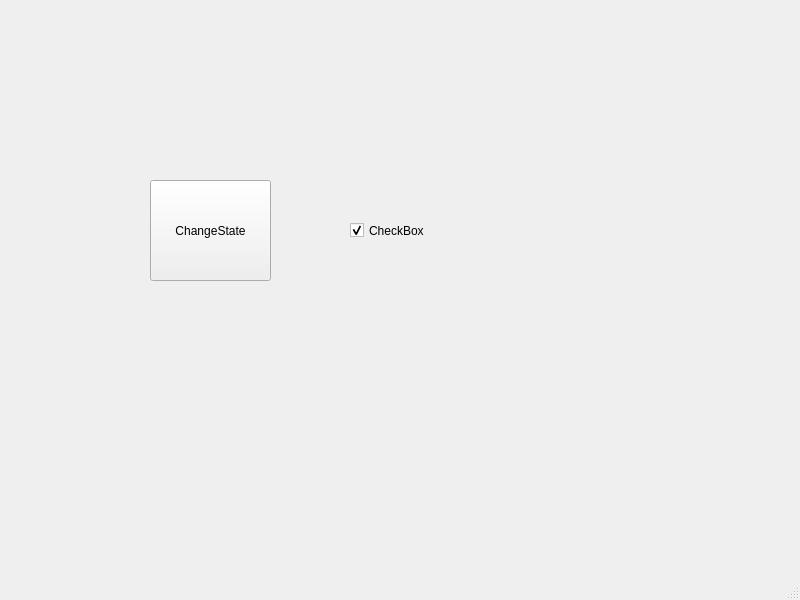
<?xml version="1.0" encoding="UTF-8"?>
<ui version="4.0">
 <class>MainWindow</class>
 <widget class="QMainWindow" name="MainWindow">
  <property name="geometry">
   <rect>
    <x>0</x>
    <y>0</y>
    <width>800</width>
    <height>600</height>
   </rect>
  </property>
  <property name="windowTitle">
   <string>MainWindow</string>
  </property>
  <widget class="QWidget" name="centralwidget">
   <widget class="QPushButton" name="pb_changeState">
    <property name="geometry">
     <rect>
      <x>150</x>
      <y>180</y>
      <width>121</width>
      <height>101</height>
     </rect>
    </property>
    <property name="text">
     <string>ChangeState</string>
    </property>
   </widget>
   <widget class="QCheckBox" name="cb_test">
    <property name="geometry">
     <rect>
      <x>350</x>
      <y>190</y>
      <width>221</width>
      <height>81</height>
     </rect>
    </property>
    <property name="text">
     <string>CheckBox</string>
    </property>
    <property name="checked">
     <bool>true</bool>
    </property>
    <property name="tristate">
     <bool>false</bool>
    </property>
   </widget>
  </widget>
  <widget class="QMenuBar" name="menubar">
   <property name="geometry">
    <rect>
     <x>0</x>
     <y>0</y>
     <width>800</width>
     <height>21</height>
    </rect>
   </property>
  </widget>
  <widget class="QStatusBar" name="statusbar"/>
 </widget>
 <resources/>
 <connections/>
</ui>
